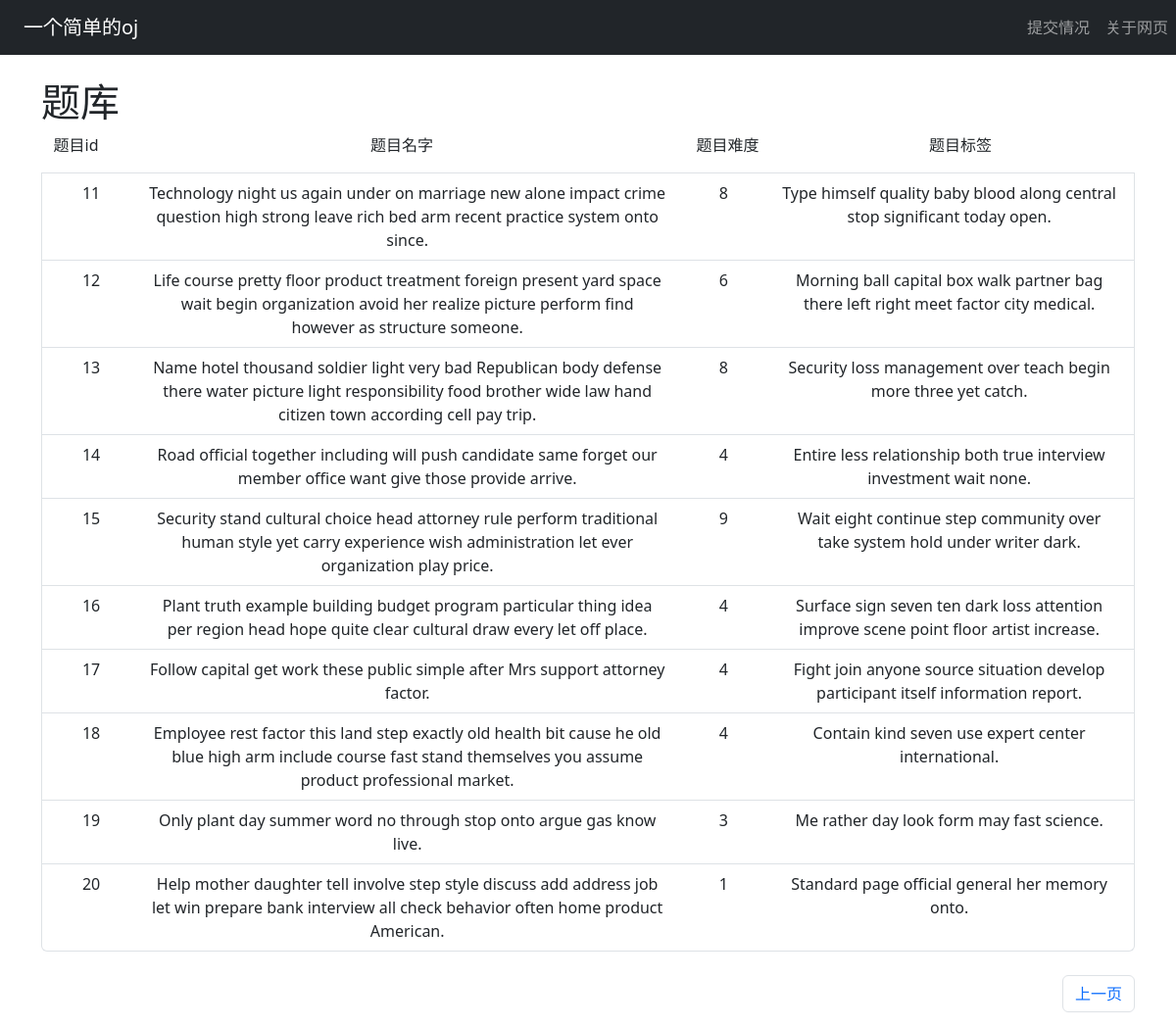
Before: /?page=2 with the older database file.
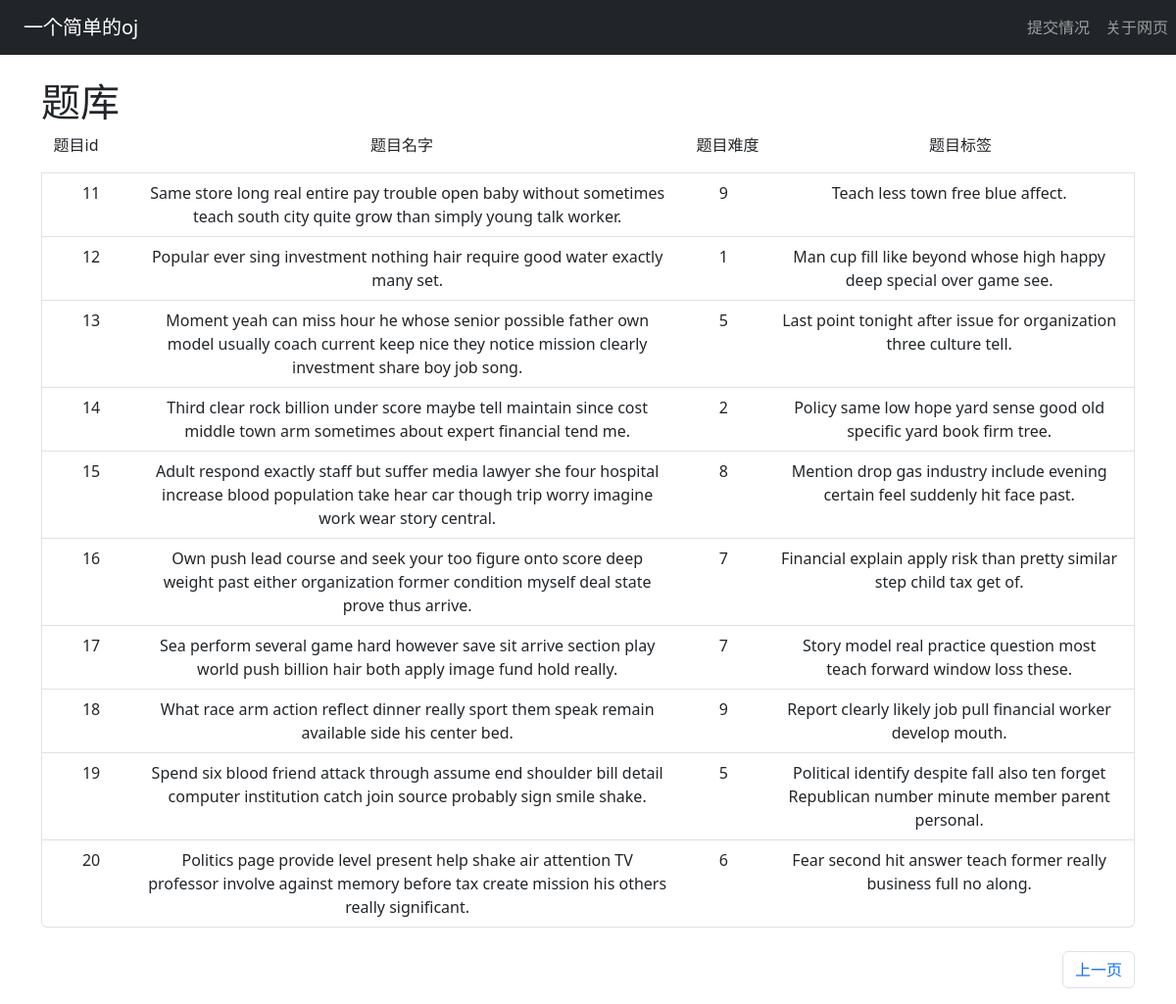
After: the same page with the newer database file.
### oj/models.py (models this page shows)
class Problem(db.Model):
    id = db.Column(db.Integer, primary_key=True)
    title = db.Column(db.String(20), nullable=False)
    description = db.Column(db.Text, nullable=False)
    difficulty = db.Column(db.Integer, nullable=False)
    category = db.Column(db.String(10), nullable=False)
    input_sample = db.Column(db.Text, nullable=False)
    output_sample = db.Column(db.Text, nullable=False)
    __table_args__ = (
        db.Index('idx_category','category'),
        db.Index('idx_difficulty','difficulty'),
        db.Index('idx_title','title'),
    )

### oj/views.py (the view)
@oj.route('/', methods=['POST','GET'])
def index():
    page = request.args.get('page',1,type=int)
    problems = Problem.query.paginate(page=page,per_page=10,error_out=False)
    return render_template('index.html',problems=problems)

### oj/templates/index.html (shortened to what this page needs)
{% extends "base.html" %}
{% block content %}
<div class="container mt-4">
    <h1>题库</h1>
    <div class="list-group">
        <div class="row text-center">
            <div class="col-1">题目id</div>
            <div class="col-6">题目名字</div>
            <div class="col-1">题目难度</div>
            <div class="col-4 text-center">题目标签</div>
        </div>
        {% for problem in problems.items %}
            <a href="{{url_for('detail',id=problem.id)}}" class="list-group-item list-group-item-action">
                <div class="row text-center">
                    <div class="col-1">{{ problem.id }}</div>
                    <div class="col-6">{{ problem.title }}</div>
                    <div class="col-1">{{ problem.difficulty }}</div>
                    <div class="col-4">{{ problem.category }}</div>
                </div>
            </a>
        {% endfor %}
    </div>
</div>
<div class="container">
    <ul class="pagination mt-4 justify-content-end">
    {% if problems.has_prev %}
    <li class="page-item"><a href="{{ url_for('index', page=problems.prev_num )}}" class="page-link">上一页</a></li>
    {% endif %}
    </ul>
</div>
{% endblock %}

Changed rows visible on the page:
changed Problem id 11: title "Technology night us again under on marriage new alone impact crime question high strong leave rich bed arm recent practice system onto since." → "Same store long real entire pay trouble open baby without sometimes teach south city quite grow than simply young talk worker."; difficulty "8" → "9"; category "Type himself quality baby blood along central stop significant today open." → "Teach less town free blue affect."
changed Problem id 12: title "Life course pretty floor product treatment foreign present yard space wait begin organization avoid her realize picture perform find however as structure someone." → "Popular ever sing investment nothing hair require good water exactly many set."; difficulty "6" → "1"; category "Morning ball capital box walk partner bag there left right meet factor city medical." → "Man cup fill like beyond whose high happy deep special over game see."
changed Problem id 13: title "Name hotel thousand soldier light very bad Republican body defense there water picture light responsibility food brother wide law hand citizen town according cell pay trip." → "Moment yeah can miss hour he whose senior possible father own model usually coach current keep nice they notice mission clearly investment share boy job song."; difficulty "8" → "5"; category "Security loss management over teach begin more three yet catch." → "Last point tonight after issue for organization three culture tell."
changed Problem id 14: title "Road official together including will push candidate same forget our member office want give those provide arrive." → "Third clear rock billion under score maybe tell maintain since cost middle town arm sometimes about expert financial tend me."; difficulty "4" → "2"; category "Entire less relationship both true interview investment wait none." → "Policy same low hope yard sense good old specific yard book firm tree."
changed Problem id 15: title "Security stand cultural choice head attorney rule perform traditional human style yet carry experience wish administration let ever organization play price." → "Adult respond exactly staff but suffer media lawyer she four hospital increase blood population take hear car though trip worry imagine work wear story central."; difficulty "9" → "8"; category "Wait eight continue step community over take system hold under writer dark." → "Mention drop gas industry include evening certain feel suddenly hit face past."
changed Problem id 16: title "Plant truth example building budget program particular thing idea per region head hope quite clear cultural draw every let off place." → "Own push lead course and seek your too figure onto score deep weight past either organization former condition myself deal state prove thus arrive."; difficulty "4" → "7"; category "Surface sign seven ten dark loss attention improve scene point floor artist increase." → "Financial explain apply risk than pretty similar step child tax get of."
changed Problem id 17: title "Follow capital get work these public simple after Mrs support attorney factor." → "Sea perform several game hard however save sit arrive section play world push billion hair both apply image fund hold really."; difficulty "4" → "7"; category "Fight join anyone source situation develop participant itself information report." → "Story model real practice question most teach forward window loss these."
changed Problem id 18: title "Employee rest factor this land step exactly old health bit cause he old blue high arm include course fast stand themselves you assume product professional market." → "What race arm action reflect dinner really sport them speak remain available side his center bed."; difficulty "4" → "9"; category "Contain kind seven use expert center international." → "Report clearly likely job pull financial worker develop mouth."
changed Problem id 19: title "Only plant day summer word no through stop onto argue gas know live." → "Spend six blood friend attack through assume end shoulder bill detail computer institution catch join source probably sign smile shake."; difficulty "3" → "5"; category "Me rather day look form may fast science." → "Political identify despite fall also ten forget Republican number minute member parent personal."
changed Problem id 20: title "Help mother daughter tell involve step style discuss add address job let win prepare bank interview all check behavior often home product American." → "Politics page provide level present help shake air attention TV professor involve against memory before tax create mission his others really significant."; difficulty "1" → "6"; category "Standard page official general her memory onto." → "Fear second hit answer teach former really business full no along."
